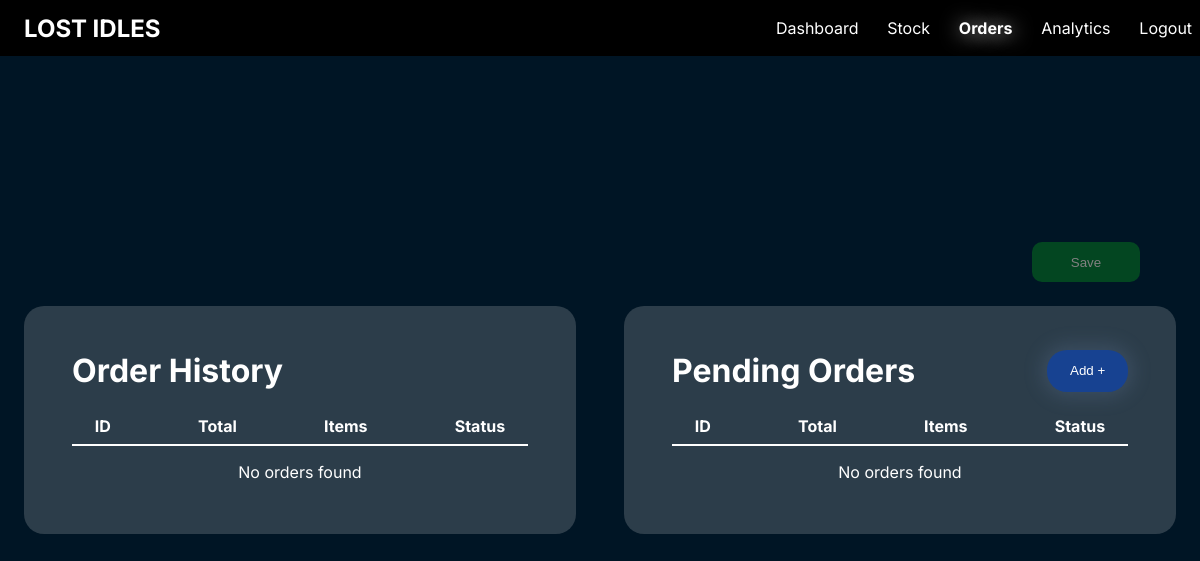
The page /orders on the database as committed earlier.
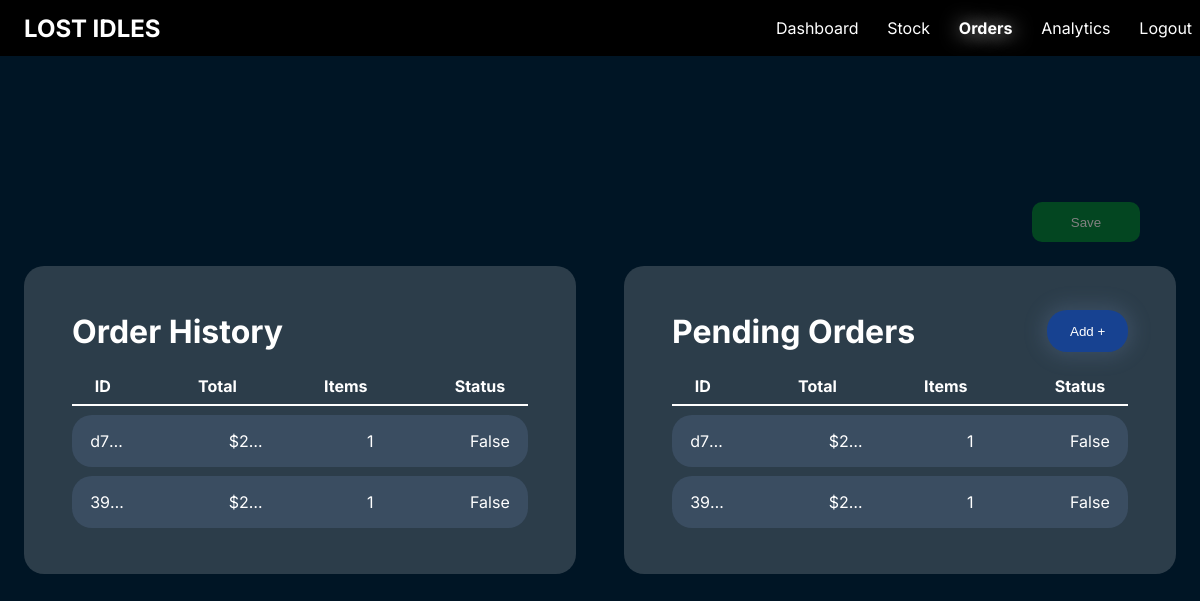
The same page on the database as committed later.
### app.py (models this page shows, shortened)
class Orders(db.Model):
    __tablename__ = 'orders'
    order_id = db.Column(db.String(50), primary_key=True)
    order_date = db.Column(db.Date, nullable=False, default=date.today)
    status = db.Column(db.Boolean, nullable=False)
    total = db.Column(db.Float, nullable=False)
    order_items = db.relationship('OrderStock', back_populates='order', cascade="all, delete-orphan")

### app.py (the view, shortened to what this page needs)
@app.route('/orders', methods=['GET', 'POST'])
def manage_orders():
    if request.method == 'GET':
        stock = Stock.query.all()
        stock_data = [
            {
                'stock_id': item.stock_id,
                'name': item.name,
                'category': item.category,
                'quantity': item.stock_level,
                'price': item.price,
                'image': item.image
            } for item in stock
        ]
        orders = Orders.query.all()
        order_data = [
            {
                'order_id': order.order_id,
                'order_date': order.order_date.strftime('%Y-%m-%d'),
                'status':order.status,
                'total': order.total,
                'order_items': [
                    {
                        'stock_id': order_item.stock_id,
                        'quantity': order_item.quantity
                    } for order_item in order.order_items
                ]
            } for order in orders
        ]
        return render_template('order.html', stock=stock_data, orders=order_data)

### templates/order.html (shortened to what this page needs)
{% extends "boiler.html" %}
{% block head %}
    <link rel="stylesheet" href="{{ url_for('static', filename='styles/order.css') }}">
{% endblock %}
{% block content %}
<main>
    <div id="top">
        <button onclick="save()" id="save" disabled>Save</button>
    </div>
    <div id="containers">
        <div id="left">
            <h1>Order History</h1>
            <div class="labels">
                <h4>ID</h4>
                <h4>Total</h4>
                <h4>Items</h4>
                <h4>Status</h4>
            </div>
            <div id="order-history-container">
                {% if orders %}
                    {% for order in orders %}
                        <div class="order">
                            <p>{{ order.order_id }}</p>
                            <p>${{ order.total }}</p>
                            <p>{{order.order_items|length}}</p>
                            <p>{{ order.status }}</p>
                        </div>
                    {% endfor %}
                {% else %}
                    <p>No orders found</p>
                {% endif %}
            </div>
        </div>
        <div id="right">
            <div style="
                display:flex;
                justify-content: space-between;
                align-items: center;
                ">
                <h1>Pending Orders</h1>
                <button id="add" onclick="popup()">Add +</button>
            </div>
            <div class="labels">
                <h4>ID</h4>
                <h4>Total</h4>
                <h4>Items</h4>
                <h4>Status</h4>
            </div>
            <div id="order-history-container">
                {% if orders %}
                    {% for order in orders %}
                        <div class="order">
                            <p>{{ order.order_id }}</p>
                            <p>${{ order.total }}</p>
                            <p>{{order.order_items|length}}</p>
                            <p>{{ order.status }}</p>
                        </div>
                    {% endfor %}
                {% else %}
                    <p>No orders found</p>
                {% endif %}
            </div>
        </div>
    </div>
</main>
{% endblock %}

### templates/boiler.html (shortened to what this page needs)
<!DOCTYPE html>
<html lang="en">
<head>
    <link rel="stylesheet" href="{{url_for('static', filename='styles/global.css')}}">
    {% block head %}
    {% endblock %}
</head>
<body style="margin: 0;">
    {% block content %}
    {% endblock %}
</body>
</html>

### static/styles/global.css (style rules this page uses)
body { font-family: "Inter"; }
main { color: white; text-align: center; display: flex; align-items: center; justify-content: center; height: 100vh; margin: 0; }

### static/styles/order.css (style rules this page uses)
body { background-color: #001525; }
#left, #right { width:40vw; padding: 3% 4%; margin: 2%; background: rgba(217,217,217,0.2); border-radius: 20px; }
.labels { display: flex; flex-direction: row; justify-content: space-between; align-items: center; padding: 0 5%; border-bottom: 2px solid white; }
.labels h4 { margin: 4% 0 2% 0; }
h1 { margin: 2% 0; text-align: left; }
#add { background: #174291; color: white; border: none; box-shadow: 0 0 20px 5px rgba(126, 148, 196, 0.2); padding: 3% 5%; border-radius: 20px; height: fit-content }
.order { display: flex; flex-direction: row; justify-content: space-between; align-items: center; padding: 2% 5%; margin: 2% 0; background: rgba(116,142,189,0.2); border-radius: 20px; }
main { flex-direction: column; }
#containers { width: 100%; display: flex; }
#top { width: 90vw; display: flex; justify-content: right; gap: 5%; align-items: center; }
#save { background: #057035; color: white; width: 10%; border: none; border-radius: 10px; height: 60%; cursor: pointer; transition: 0.2s; height: 5vh; }
#save:disabled { background: #034621; color: rgb(129, 128, 128); }
.order { padding: 0 4%; display: flex; justify-content: space-between; align-items: center; }
.order p { max-width: 10%; text-overflow: ellipsis; white-space: nowrap; overflow: hidden; }

Rows that differ between the two databases and show on the page:
added Orders: order_id "d7…", total "2…", order_items|length "1", status "False"
added Orders: order_id "39…", total "2…", order_items|length "1", status "False"
Other text that changed with them:
text no longer shown: "No orders found No orders found"
